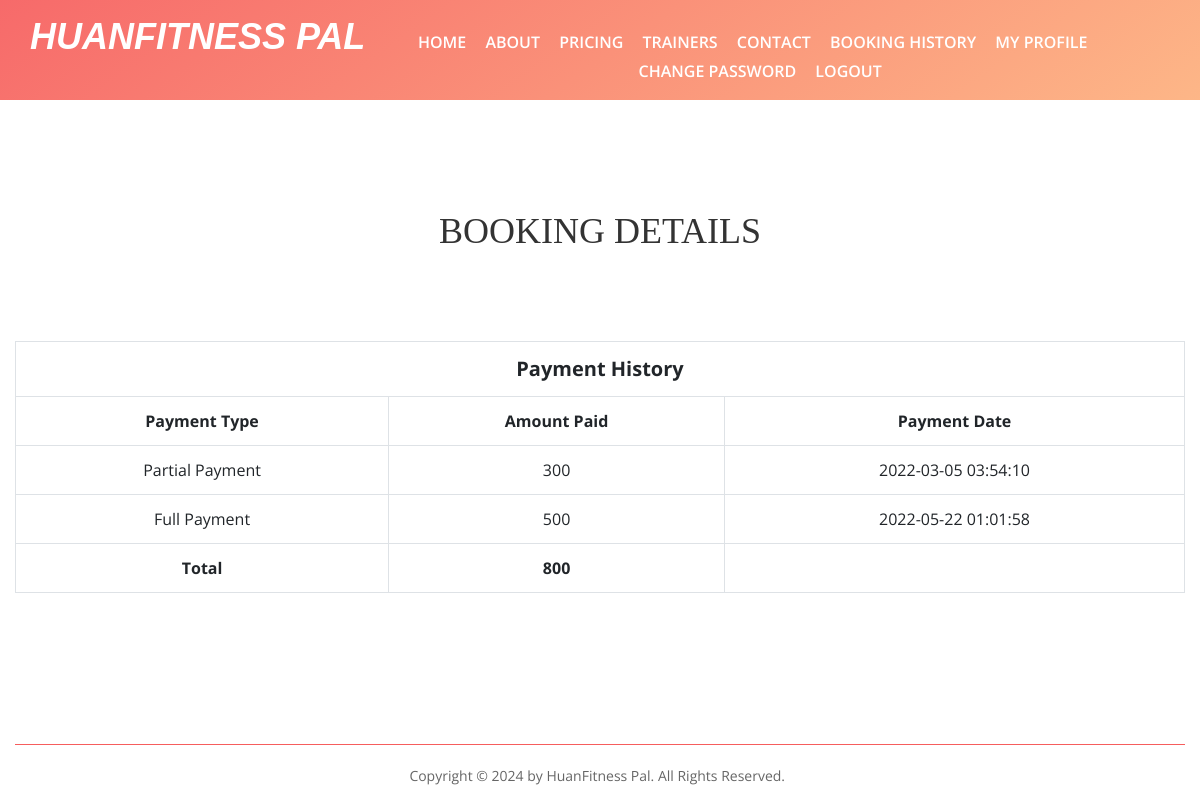
The page /phpAssignment-main/booking-details.php?bookingid=1 (signed in) on the database its author committed.
### tables this page shows
CREATE TABLE `tblpayment` (
  `id` int(11) NOT NULL,
  `bookingID` varchar(45) DEFAULT NULL,
  `paymentType` varchar(45) DEFAULT NULL,
  `payment` varchar(45) DEFAULT NULL,
  `payment_date` timestamp NULL DEFAULT current_timestamp()
);

### phpAssignment-main/booking-details.php (the view, shortened to what this page needs)
<?php session_start();
require_once('include/config.php');
if(strlen( $_SESSION["uid"])==0)
    {
header('location:login.php');
}
else{
?>
<!DOCTYPE html>
<html lang="zxx">
<head>
	<link rel="stylesheet" href="css/bootstrap.min.css"/>
	<link rel="stylesheet" href="css/font-awesome.min.css"/>
	<link rel="stylesheet" href="css/owl.carousel.min.css"/>
	<link rel="stylesheet" href="css/nice-select.css"/>
	<link rel="stylesheet" href="css/slicknav.min.css"/>
	<link rel="stylesheet" href="css/style.css"/>
</head>
<body>
	<?php include 'include/header.php';?>
	<section class="page-top-section set-bg"></section>
	<section class="contact-page-section spad overflow-hidden">
		<div class="container text-center">
      <h2>BOOKING DETAILS</h2><br><br><br>
			<div class="row">
				<div class="col-lg-12">
                   <?php $bookindid=$_GET['bookingid'];
                  ?>
            <?php   $sql="SELECT * from tblpayment
 where bookingID=:bookindid";
                  $query= $dbh->prepare($sql);
                  $query->bindParam(':bookindid',$bookindid, PDO::PARAM_STR);
                  $query-> execute();
                  $results = $query -> fetchAll(PDO::FETCH_OBJ);
                  if($query -> rowCount() > 0)
                  { ?>
                       <table class="table table-hover table-bordered">
                        <tr>
                          <th colspan="3" style="text-align:center;font-size:20px;">Payment History</th>
                        </tr>
                        <tr>
                          <th>Payment Type</th>
                          <th>Amount Paid</th>
                          <th>Payment Date</th>
                        </tr>
 <?php foreach($results as $result)
                  { ?>
<tr>
  <td><?php echo $result->paymentType; ?></td>
  <td><?php echo $tpayment=$result->payment; ?></td>
  <td><?php echo $result->payment_date; ?></td>
</tr>
<?php
$gpayment+=$tpayment;
}  ?>
<tr>
  <th>Total</th>
  <th><?php echo $gpayment;?></th>
</tr>
                       </table>
                     <?php } ?>
				</div>
			</div>
		</div>
	</section>
<?php include 'include/footer.php'; ?>
	</body>
</html>
<?php } ?>

### phpAssignment-main/css/style.css (style rules this page uses)
html, body { height: 100%; font-family: "Open Sans", sans-serif; -webkit-font-smoothing: antialiased; }
h1, h2, h3, h4, h5, h6 { margin: 0; color: #333333; font-weight: 600; }
h2 { font-family: "Playfair Display", serif; font-weight: 400; font-size: 36px; }
@media (min-width: 1200px) { .container { max-width: 1200px; } }
.set-bg { background-repeat: no-repeat; background-size: cover; background-position: top center; }
.spad { padding-top: 110px; padding-bottom: 105px; }
.bg-g-1, .page-top-section:after, .review-section:after, .search-model:after, .hero-section, .back-to-top { background: -o-linear-gradient(305deg, #f65d5d 0%, #fdb07d 100%); background: linear-gradient(145deg, #f65d5d 0%, #fdb07d 100%); filter: progid:DXImageTransform.Microsoft.gradient(startColorstr="#f65d5d", endColorstr="#fdb07d", GradientType=1); }
.page-top-section { height: 100px; position: relative; text-align: center; }
.page-top-section:after { position: absolute; content: ""; width: 100%; height: 100%; left: 0; top: 0; opacity: 0.92; filter: alpha(opacity=92); }

### rows shown on the page
tblpayment: paymentType "Partial Payment", payment "300", payment_date "2022-03-05 03:54:10"
tblpayment: paymentType "Full Payment", payment "500", payment_date "2022-05-22 01:01:58"

### other values the page prints
$gpayment "800"
